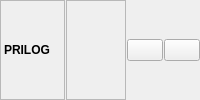
       <widget class="QFrame" name="frame_31">
        <property name="frameShape">
         <enum>QFrame::NoFrame</enum>
        </property>
        <property name="frameShadow">
         <enum>QFrame::Raised</enum>
        </property>
        <layout class="QHBoxLayout" name="horizontalLayout_39">
         <property name="spacing">
          <number>1</number>
         </property>
         <property name="leftMargin">
          <number>0</number>
         </property>
         <property name="topMargin">
          <number>0</number>
         </property>
         <property name="rightMargin">
          <number>0</number>
         </property>
         <property name="bottomMargin">
          <number>0</number>
         </property>
         <item>
          <widget class="QLabel" name="lblPrilogTitle">
           <property name="sizePolicy">
            <sizepolicy hsizetype="Maximum" vsizetype="Preferred">
             <horstretch>0</horstretch>
             <verstretch>0</verstretch>
            </sizepolicy>
           </property>
           <property name="minimumSize">
            <size>
             <width>65</width>
             <height>32</height>
            </size>
           </property>
           <property name="font">
            <font>
             <weight>75</weight>
             <bold>true</bold>
            </font>
           </property>
           <property name="toolTip">
            <string>Poziv Na Broj</string>
           </property>
           <property name="frameShape">
            <enum>QFrame::StyledPanel</enum>
           </property>
           <property name="text">
            <string>PRILOG</string>
           </property>
          </widget>
         </item>
         <item>
          <widget class="QLabel" name="lblPrilog">
           <property name="font">
            <font>
             <weight>75</weight>
             <bold>true</bold>
            </font>
           </property>
           <property name="frameShape">
            <enum>QFrame::StyledPanel</enum>
           </property>
           <property name="text">
            <string/>
           </property>
           <property name="alignment">
            <set>Qt::AlignLeading|Qt::AlignLeft|Qt::AlignVCenter</set>
           </property>
           <property name="textInteractionFlags">
            <set>Qt::LinksAccessibleByMouse|Qt::TextSelectableByMouse</set>
           </property>
          </widget>
         </item>
         <item>
          <widget class="QPushButton" name="btnKontaktDokumenti">
           <property name="sizePolicy">
            <sizepolicy hsizetype="Maximum" vsizetype="Fixed">
             <horstretch>0</horstretch>
             <verstretch>0</verstretch>
            </sizepolicy>
           </property>
           <property name="maximumSize">
            <size>
             <width>36</width>
             <height>16777215</height>
            </size>
           </property>
           <property name="cursor">
            <cursorShape>PointingHandCursor</cursorShape>
           </property>
           <property name="toolTip">
            <string>Filter</string>
           </property>
           <property name="icon">
            <iconset resource="../../../resources/DonatForm.qrc">
             <normaloff>:/InDonat/Forms/images/POVECALO.png</normaloff>:/InDonat/Forms/images/POVECALO.png</iconset>
           </property>
           <property name="autoExclusive">
            <bool>true</bool>
           </property>
          </widget>
         </item>
         <item>
          <widget class="QPushButton" name="btnGo2_20">
           <property name="sizePolicy">
            <sizepolicy hsizetype="Maximum" vsizetype="Fixed">
             <horstretch>0</horstretch>
             <verstretch>0</verstretch>
            </sizepolicy>
           </property>
           <property name="maximumSize">
            <size>
             <width>36</width>
             <height>16777215</height>
            </size>
           </property>
           <property name="cursor">
            <cursorShape>PointingHandCursor</cursorShape>
           </property>
           <property name="toolTip">
            <string>Filter</string>
           </property>
           <property name="icon">
            <iconset resource="../../../resources/DonatForm.qrc">
             <normaloff>:/InDonat/Forms/images/OLOVKA.GIF</normaloff>:/InDonat/Forms/images/OLOVKA.GIF</iconset>
           </property>
           <property name="autoExclusive">
            <bool>true</bool>
           </property>
          </widget>
         </item>
        </layout>
       </widget>
